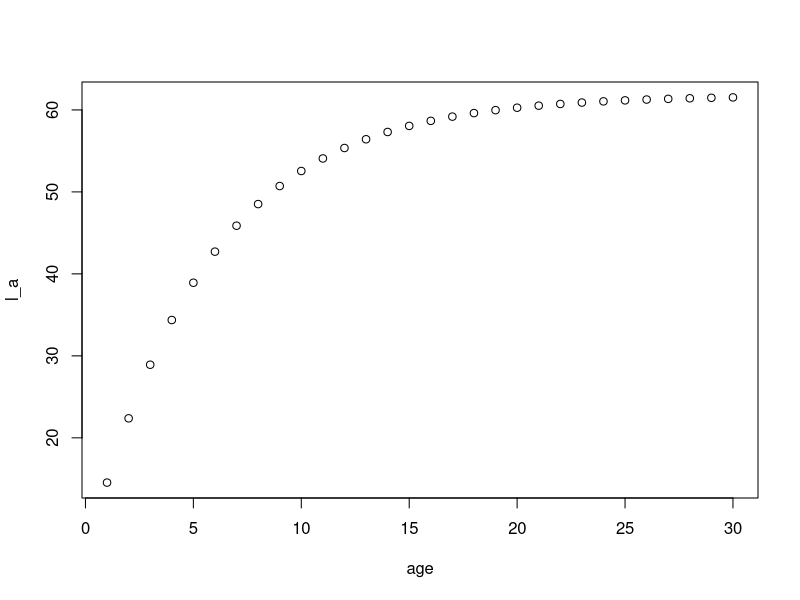
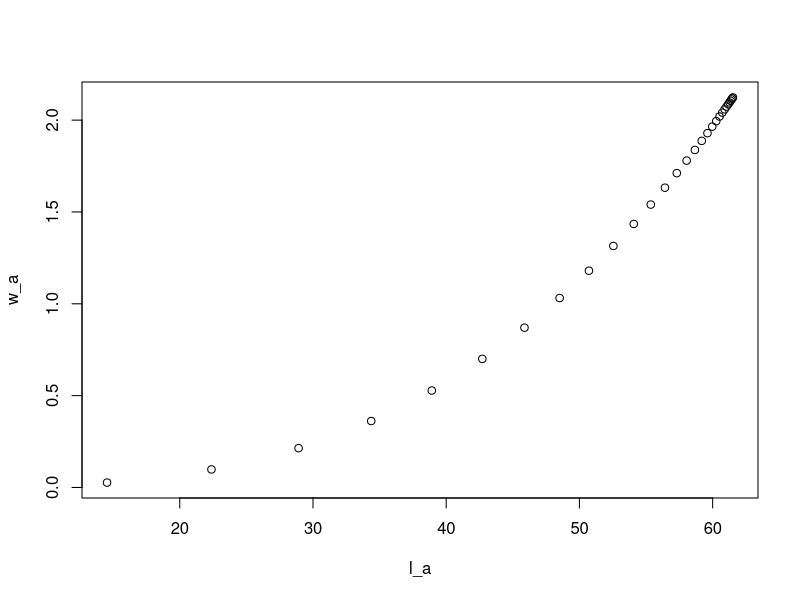
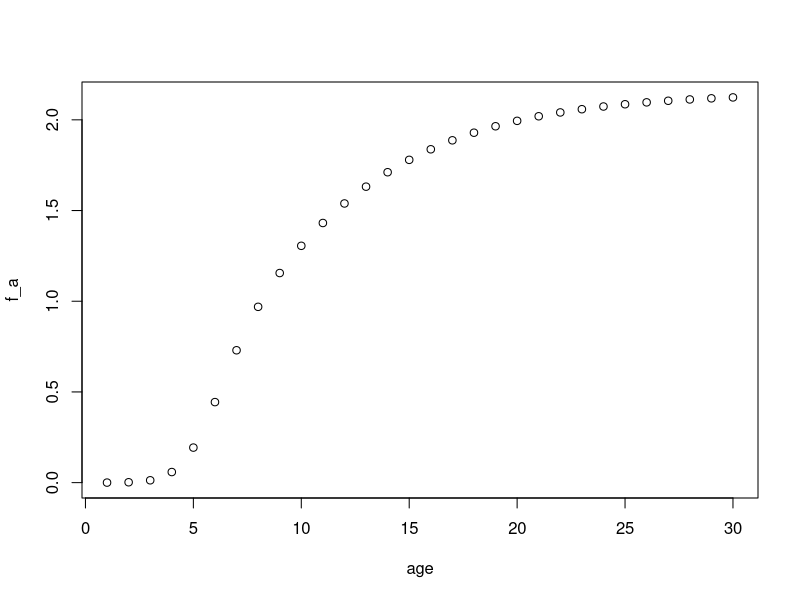
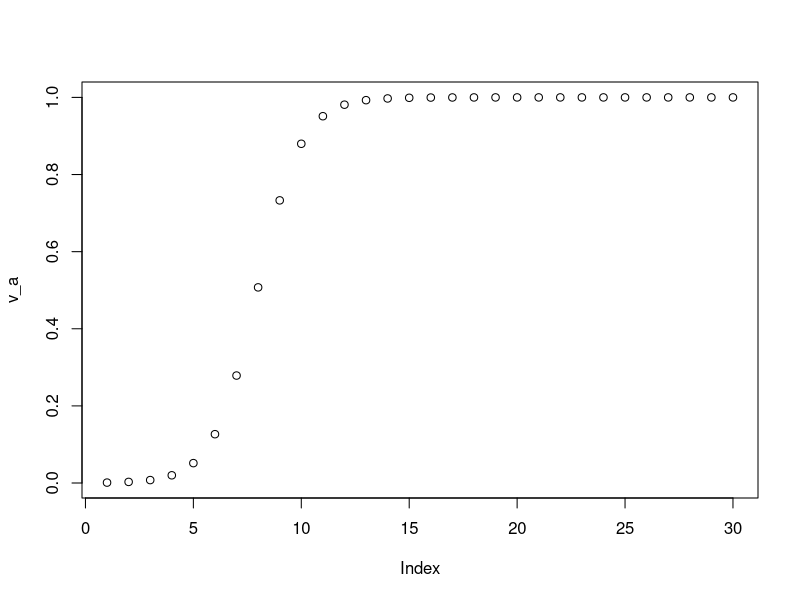
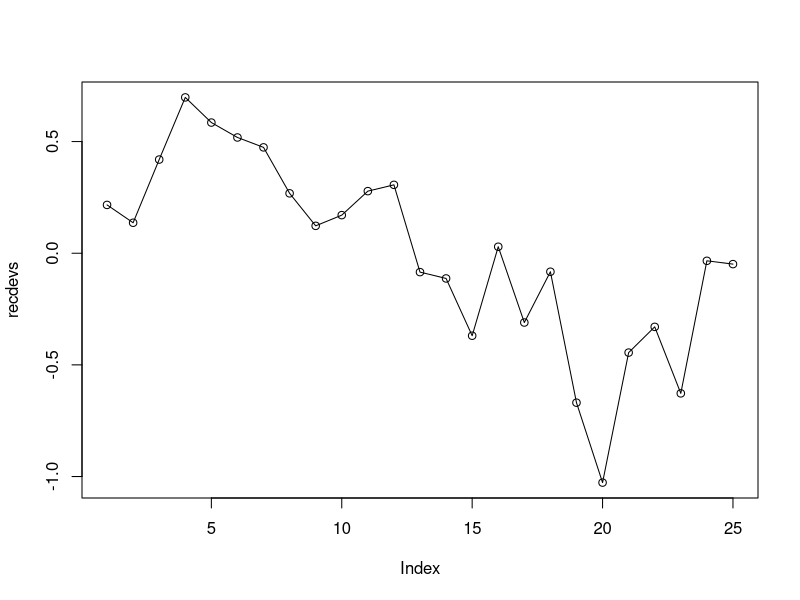
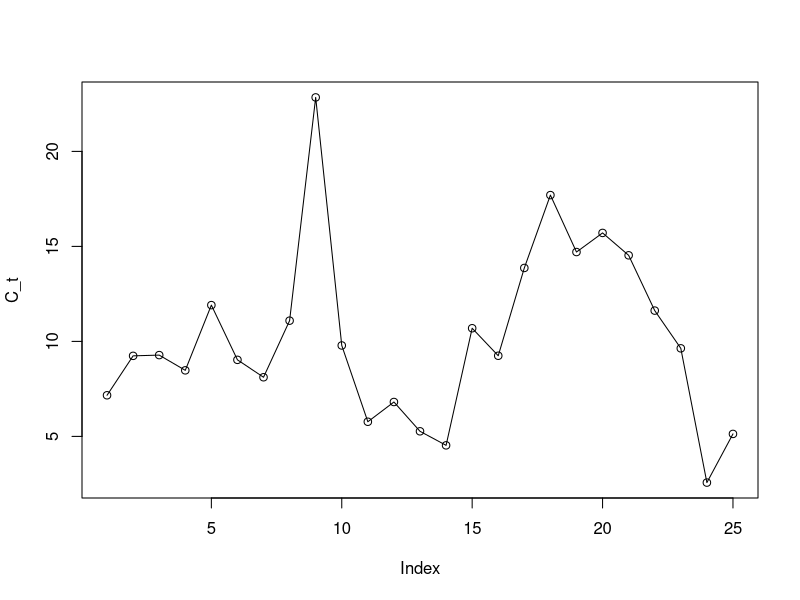
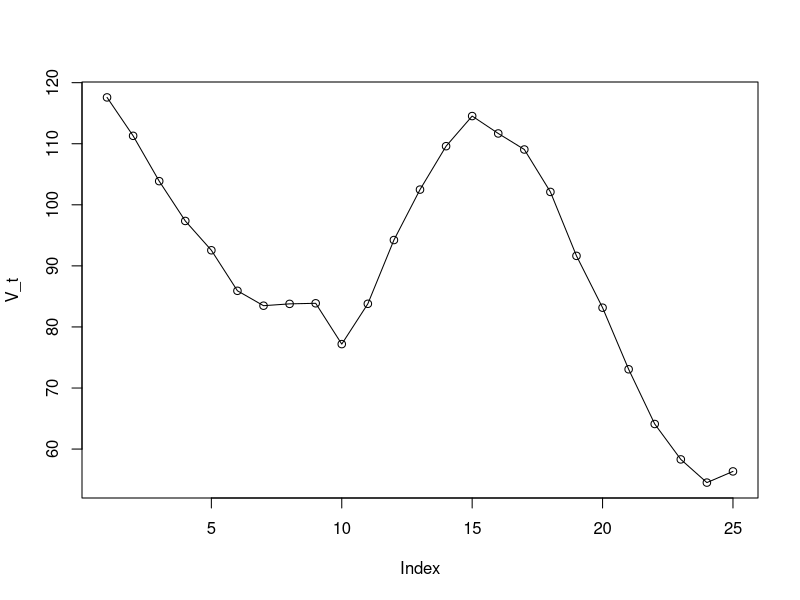
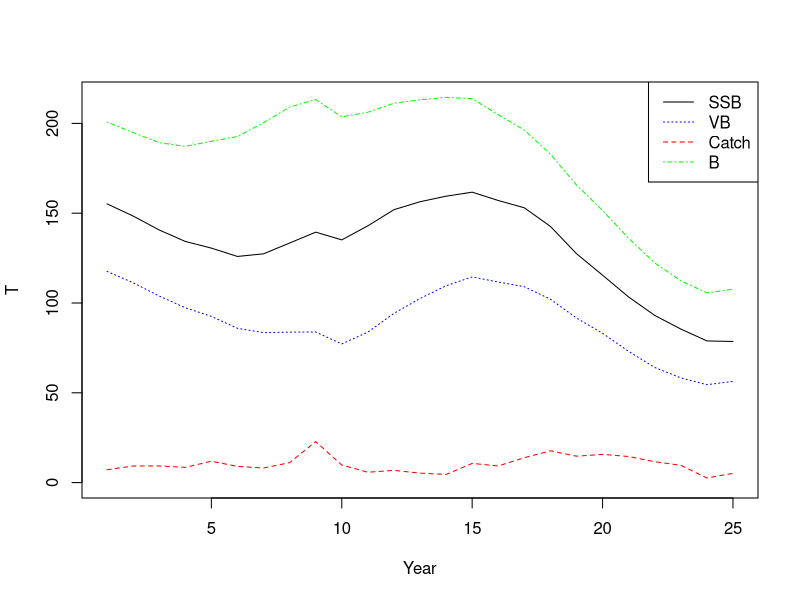

R code for these plots, in order:
N_t <- length(seq(1997, 2021))
N_a <- 30

M <- 0.2
lw_a <- 0.0000076
lw_b <- 3.0515274

lw_a <- exp(-11.77)
lw_b <- 3.04
k <- 0.1815
t0 <- -0.4789
linf <- 61.77

age50 <- 5.56
sd50 <- 0.91

age <- 1:N_a

l_a <- linf * (1 - exp(-k * (age - t0))) # G17
plot(age, l_a)

w_a <- lw_a * l_a^lw_b # G18
plot(l_a, w_a)

mat_a <- plogis(age, 5.5, 0.91)
f_a <- w_a * mat_a
plot(age, f_a)

freezer <- c(
  0.000000000000774678, 0.000000000000723788, 0.0000000000008278765,
  0.001336905, 0.00039389, 0.000669733, 0.0002219715, 0.000005693365,
  0.0245305, 0.05421945, 0.0171112, 0.0286268, 0.00002605795, 0.002070115,
  0.0376067, 0.0415481, 0.09910165, 0.1635095, 0.1490125, 0.1706155,
  0.175452, 0.1784755, 0.1530835, 0.02461195, 0.06330635
)

shoreside <- c(
  0.0691955, 0.095285, 0.102809, 0.0987223, 0.1504135, 0.1209875,
  0.1117555, 0.15482, 0.31474, 0.092989, 0.0609828, 0.05350525,
  0.05793275, 0.044355, 0.06985625, 0.05331015, 0.0497313, 0.0440276,
  0.04182915, 0.05743625, 0.06577925, 0.0391806, 0.04350635, 0.02848705,
  0.0414128
)

F_both <- freezer + shoreside
F_ta <- matrix(nrow = N_t, ncol = N_a)
for (a in 1:N_a) {
  F_ta[, a] <- F_both
}

# Table 6 freezer trawlers female selectivity
a_hat <- 7.97
gamma_hat <- 1.02
v_a <- 1 / (1 + exp(-(age - a_hat) / gamma_hat))
plot(v_a)

Z_ta <- matrix(nrow = N_t, ncol = N_a)
for (t in 1:N_t) {
  for (a in 1:N_a) {
    Z_ta[t, a] <- M + F_ta[t, a] * v_a[a]
  }
}

R_bar <- 63.1 # table 6 rbar init
N_ta <- matrix(nrow = N_t, ncol = N_a)

recdevs <- c(
  0.2163865, 0.1364665, 0.4195205, 0.697793, 0.585176, 0.5183845,
  0.474046, 0.268234, 0.1226545, 0.170575, 0.2780495, 0.3062655,
  -0.0846347, -0.1129565, -0.369483, 0.02906495, -0.310351, -0.0828904,
  -0.669309, -1.02718, -0.44503, -0.32971, -0.6275755, -0.0339801,
  -0.0487646
)
plot(recdevs, type = "o")

N_ta[, 1] <- R_bar * exp(recdevs)
for (t in 1) {
  for (a in 2:N_a) {
    N_ta[t, a] <- R_bar * exp(0) * exp(-M)^(a - 1)
    # should be exp(recdevs[t - a]) but just using mean recdevs
  }
}

for (t in 2:N_t) {
  for (a in 2:N_a) {
    N_ta[t, a] <- N_ta[t - 1, a - 1] * exp(-Z_ta[t - 1, a - 1])
  }
}

C_ta <- matrix(nrow = N_t, ncol = N_a)
for (t in 1:N_t) {
  for (a in 1:N_a) {
    C_ta[t, a] <- (N_ta[t, a] * w_a[a] * F_ta[t, a] *
      v_a[a] * (1 - exp(-Z_ta[t, a]))) / Z_ta[t, a]
  }
}

C_t <- apply(C_ta, 1, sum)
plot(C_t, type = "o")

V_ta <- matrix(nrow = N_t, ncol = N_a)

lambda <- 0
for (t in 1:N_t) {
  for (a in 1:N_a) {
    V_ta[t, a] <- N_ta[t, a] *
      exp(-lambda * Z_ta[t, a]) * v_a[a] * w_a[a]
  }
}

V_t <- apply(V_ta, 1, sum)
plot(V_t, type = "o")

SSB_ta <- matrix(nrow = N_t, ncol = N_a)
for (t in 1:N_t) {
  for (a in 1:N_a) {
    SSB_ta[t, a] <- N_ta[t, a] * f_a[a]
  }
}
SSB_t <- apply(SSB_ta, 1, sum)

B_ta <- matrix(nrow = N_t, ncol = N_a)
for (t in 1:N_t) {
  for (a in 1:N_a) {
    B_ta[t, a] <- N_ta[t, a] * w_a[a]
  }
}
B_t <- apply(B_ta, 1, sum)

SSB_t <- apply(SSB_ta, 1, sum)
plot(1:N_t, SSB_t,
  type = "l", ylab = "T", xlab = "Year",
  ylim = c(0, max(B_t))
)
lines(1:N_t, V_t, col = "blue", lty = 3)
lines(1:N_t, C_t, col = "red", lty = 2)
lines(1:N_t, B_t, col = "green", lty = 4)
legend("topright",
  legend = c("SSB", "VB", "Catch", "B"),
  lty = c(1, 3, 2, 4), col = c("black", "blue", "red", "green")
)
